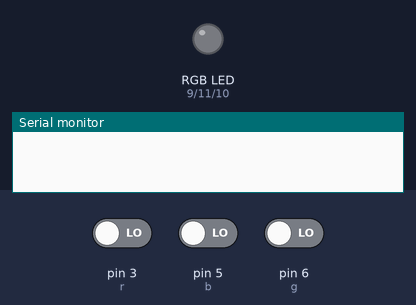
The sketch below on a simulated Arduino Uno, built with avr-gcc and run on an emulated ATmega328P. Parts: an RGB LED mixed from three pins (HIGH = lit), the last lines printed to the serial monitor. Inputs (shaded band) come from the test bench; at power-on: pin 3 (r) LOW, pin 5 (b) LOW, pin 6 (g) LOW.

Above: at 1.2 s.
1.3 s: pin 3 (r) driven HIGH
At 2.5 s:
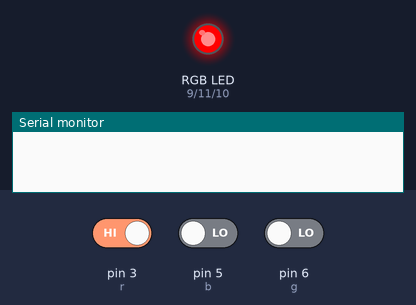
2.8 s: pin 3 (r) driven LOW
4.7 s: pin 5 (b) driven HIGH
At 5.2 s:
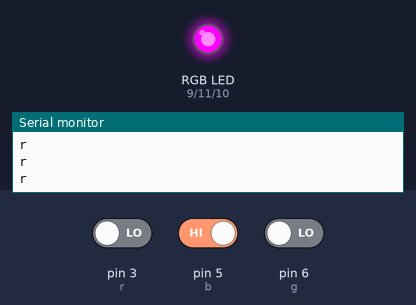
6.2 s: pin 5 (b) driven LOW
7.7 s: pin 6 (g) driven HIGH
At 8.8 s:
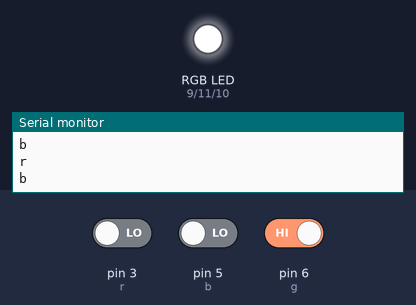
9.2 s: pin 6 (g) driven LOW
Timing chart, 0 to 11.7 s (numbered marks = the images above; inputs shaded):
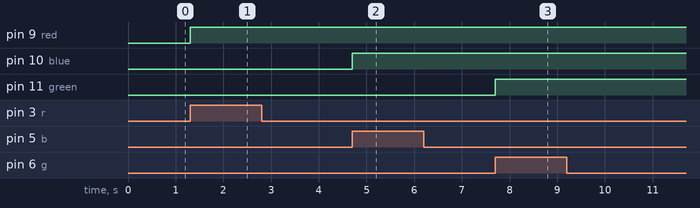

Measured:
- after the input at 1.3 s, pin 9 (red): LOW → HIGH at once
- after the input at 4.7 s, pin 10 (blue): LOW → HIGH at once
- after the input at 7.7 s, pin 11 (green): LOW → HIGH at once

The sketch:

10.RGB_Digital.ino
```cpp
int i = 0;
int j = 0;
int k =0;
int red = 9;
int blue = 10;
int green = 11;
int r = 3;
int b = 5;
int g =6;

void setup()
{
  Serial.begin(9600);
  pinMode(r, INPUT);
  pinMode(b, INPUT);
  pinMode(g, INPUT);
  pinMode (red, OUTPUT);
  pinMode(blue, OUTPUT);
  pinMode (green, OUTPUT);
}

void loop()
{  if(i==1){Serial.println('r');}
 if(j==1){Serial.println('b');}
 if(k==1){Serial.println('g');}


   if(digitalRead(r)==1)
  { if(i==0){ digitalWrite(red, HIGH);
             i+=1;}
   else if(i==1){ digitalWrite(red, LOW);
                 i-=1;}
  }while(digitalRead(r)==1){}

   if(digitalRead(b)==1)
  { if(j==0){ digitalWrite(blue, HIGH);
             j+=1;}
   else if(j==1){ digitalWrite(blue, LOW);
                 j-=1;}
  }while(digitalRead(b)==1){}

   if(digitalRead(g)==1)
  { if(k==0){ digitalWrite(green, HIGH);
             k+=1;}
   else if(k==1){ digitalWrite(green, LOW);
                 k-=1;}
  }while(digitalRead(g)==1){}
}
```
